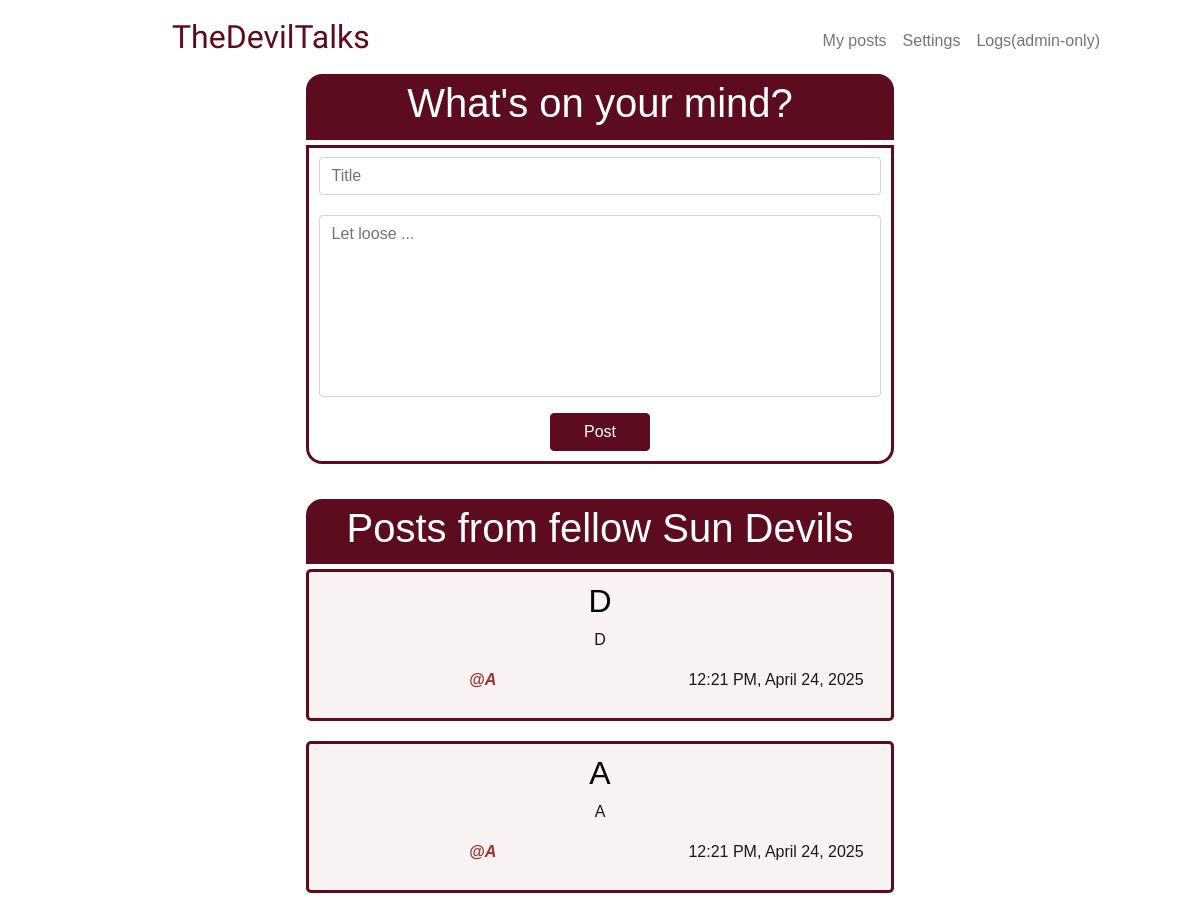
Page / (signed in) on the earlier database version.
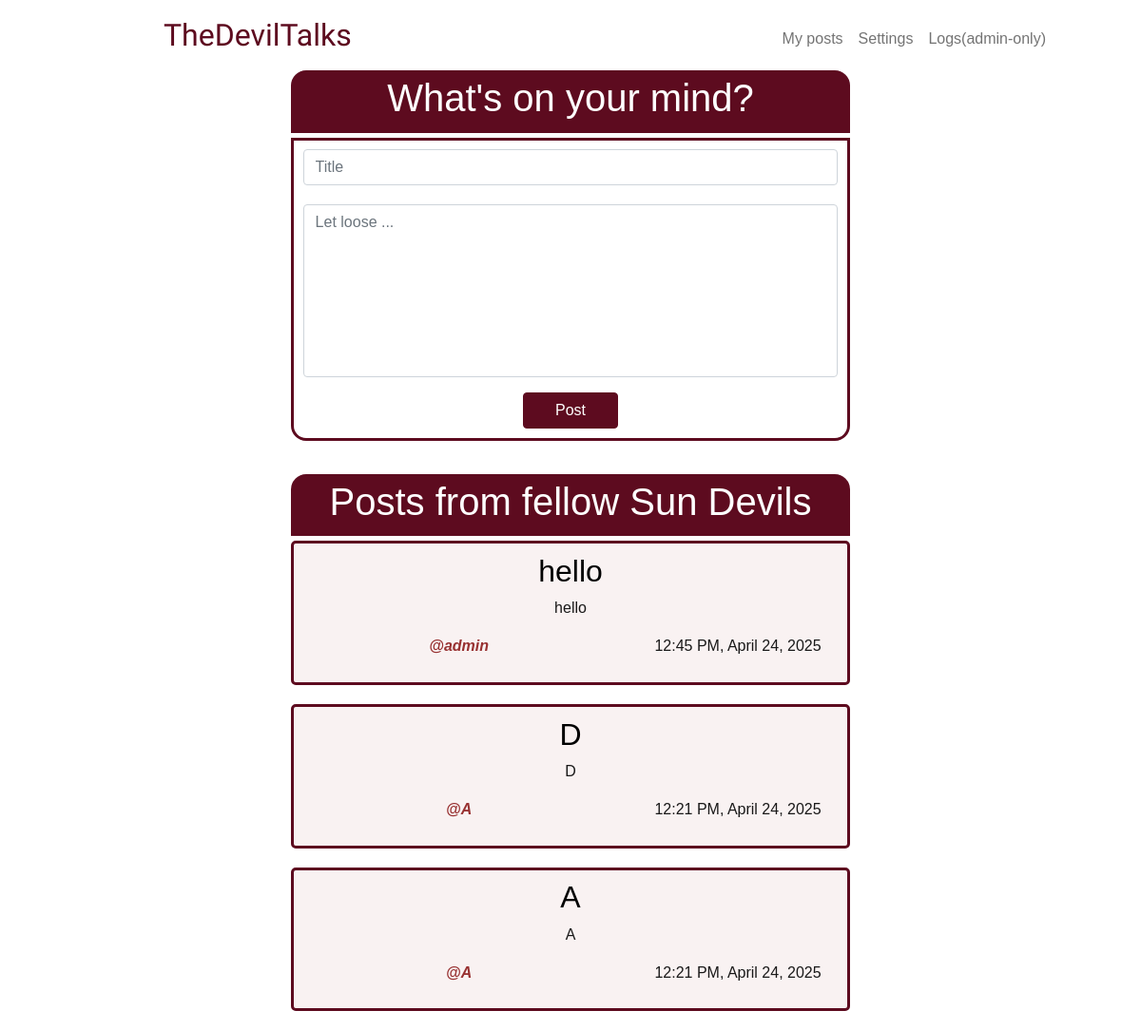
Same page on the later database version.
### tables this page shows
CREATE TABLE posts (
    id INTEGER PRIMARY KEY AUTOINCREMENT NOT NULL,
    user_id INTEGER NOT NULL,
    title TEXT NOT NULL, 
    content TEXT NOT NULL,
    time_stamp DATETIME DEFAULT CURRENT_TIMESTAMP,
    FOREIGN KEY (user_id) REFERENCES users(id) ON DELETE RESTRICT
);

CREATE TABLE users (
    id INTEGER PRIMARY KEY AUTOINCREMENT NOT NULL,
    username TEXT UNIQUE NOT NULL,
    hashed_password TEXT NOT NULL,
    joined_at DATETIME NOT NULL DEFAULT CURRENT_TIMESTAMP,
    is_admin BOOLEAN DEFAULT FALSE
);

### app.py (the view)
@app.route("/", methods=["GET", "POST"])
@login_required
def home():
    fetch_query = """
            SELECT
                posts.id,
                posts.title,
                posts.content,
                posts.time_stamp,
                users.username
            FROM posts
            JOIN users ON posts.user_id = users.id
            ORDER BY posts.time_stamp DESC;
            """
    if request.method == "POST":
        title = request.form.get("title")
        content = request.form.get("content")
        if not title:
            error_title = "*Add a title"
            posts = db.execute(fetch_query)
            return render_template("home.html", error_title=error_title, posts=posts, content=content)
        if not content:
            error_content = "Write a comment."
            posts = db.execute(fetch_query)
            return render_template("home.html", error_content=error_content, posts=posts, title=title)
        title = request.form.get("title")
        content = request.form.get("content")
        db.execute("INSERT INTO posts (user_id, title, content) VALUES (?, ?, ?)",
                    session["user_id"], title, content)
        posts = db.execute(fetch_query)
        return render_template("home.html", posts=posts)
    else:
        posts = db.execute(fetch_query)
        return render_template("home.html", posts=posts)

### app.py (called while the page is built)
def login_required(f):
    @wraps(f)
    def decorated_function(*args, **kwargs):
        if session.get("user_id") is None:
            return redirect("/login")
        return f(*args, **kwargs)
    return decorated_function

@app.template_filter("format_datetime")
def format_datetime(date_time):
    try:
        parsed_date_time = datetime.strptime(date_time, "%Y-%m-%d %H:%M:%S")
        if platform.system() == "Windows":
            format = "%#I:%M %p, %B %d, %Y" # Hashtag instead of '-'
        else:
            format = "%-I:%M %p, %B %d, %Y" # UNIX OS: '-' instead of Hashtag
        return parsed_date_time.strftime(format)
    except Exception:
        return date_time

### templates/home.html (shortened to what this page needs)
{% extends "layout.html" %}
{% block main %}
    <div class="users-post-header">
        <h1> What's on your mind? </h1>
    </div>
    <div class="users-post-container">
        <form action="/" method="post">
            <div class="mb-3">
                <input class="form-control" id="title" name="title" placeholder="Title" type="text" value="{{ title }}">
            </div>
            <div class="mb-3">
                <textarea class="form-control" id="content" name="content" placeholder="Let loose ..." rows = "7" maxlength="500" style="resize: none" >{{ content }}</textarea>
            </div>
            <button class="btn btn-primary main-button" id="home-button" type="submit"> Post </button>
        </form>
    </div>
    <div class="others-post-header">
        <h1> Posts from fellow Sun Devils </h1>
    </div>
    <div>
        {% for post in posts %}
            <div class="others-post-container">
                <h2> {{ post["title"] }} </h2>
                <p> {{ post["content"] }} </p>
                <div class="row">
                    <div class="column left">
                        <p class="username"><strong> @{{ post["username"] }} </strong></p>
                    </div>
                    <div class="column right">
                        <p> {{ post["time_stamp"] | format_datetime }} </p>
                    </div>
                </div>
            </div>
        {% endfor %}
    </div>
{% endblock %}

### templates/layout.html (shortened to what this page needs)
<!DOCTYPE html>
<html lang="en">
    <head>
        <link href="https://cdn.jsdelivr.net/npm/bootstrap@5.1.3/dist/css/bootstrap.min.css" rel="stylesheet">
        <link href="/static/styles.css" rel="stylesheet">
    </head>
    <body>
        <nav class="bg-light navbar navbar-expand-md navbar-light" id="white-bg">
            <div class="container-fluid">
                <a class="navbar-brand" href="/" id="logo">TheDevilTalks</a>
                <div class="collapse navbar-collapse" id="navbar">
                    {% if session["user_id"] %}
                        <ul class="navbar-nav ms-auto mt-2 rem5-right-padding" >
                            <li class="nav-item"><a class="nav-link" href="/my-posts"> My posts </a></li>
                            <li class="nav-item"><a class="nav-link" href="/setting">Settings</a></li>
                            <li class="nav-item"><a class="nav-link" href="/admin"> Logs(admin-only) </a></li>
                        </ul>
                    {% else %}
                        <ul class="navbar-nav ms-auto mt-1 rem5-right-padding">
                            <li class="nav-item"><a class="nav-link" href="/register">Register</a></li>
                            <li class="nav-item"><a class="nav-link" href="/login">Log In</a></li>
                        </ul>
                    {% endif %}
                </div>
            </div>
        </nav>
        <main class="container-fluid text-center">
            {% block main %}{% endblock %}
        </main>
    </body>
</html>

### static/styles.css (style rules this page uses)
h1 { font-size: 40px; }
p { color:rgba(0, 0, 0, 0.9) ; }
* { font-family: Verdana, Geneva, Tahoma, sans-serif; }
#white-bg { background-color: white !important; }
nav .navbar-brand { font-size: xx-large; }
#logo { font-family: 'ZCOOL XiaoWei', serif !important; color: rgb(93, 11, 31); padding-left: 10rem; }
.users-post-header { background-color: rgb(93, 11, 31); color: rgb(255, 255, 255); margin: 0 25% 0 25%; padding: 0.3rem; text-align: center; border-radius: 1rem 1rem 0 0; }
.users-post-container { background-color: rgba(255, 255, 255, 0.9); border: solid; border-width: 3px; border-color: rgb(93, 11, 31); color: rgb(93, 11, 31); margin: 5px 25% 20px 25%; padding: 0.6rem; text-align: center; border-radius: 0 0 1rem 1rem; }
.others-post-header { background-color: rgb(93, 11, 31); color: rgb(255, 255, 255); margin: 35px 25% 0 25%; padding: 0.3rem; text-align: center; border-radius: 1rem 1rem 0 0; }
.others-post-container { background-color: rgba(128, 0, 0, 0.05); border: solid; border-width: 3px; border-color: rgb(93, 11, 31); color: rgb(0, 0, 0); margin: 5px 25% 20px 25%; padding: 0.6rem; text-align: center; border-radius: 5px; }
.main-button, .main-button:hover { background-color: rgb(93, 11, 31); color: rgb(255, 255, 255); border-color: rgb(93, 11, 31); width:100px; font-size: 16px; }
.username { color:rgba(128, 0, 0, 0.8); font-style: italic; }
.row { display: flex !important; }
.column { float: left; }
.left { width: 60% !important; }
.right { width: 40% !important; }
.rem5-right-padding { padding-right: 5rem !important; }
input { margin-bottom: 20px !important; }

Differences in the rows shown:
added posts: title "hello", content "hello", username "admin", time_stamp "12:45 PM, April 24, 2025"
